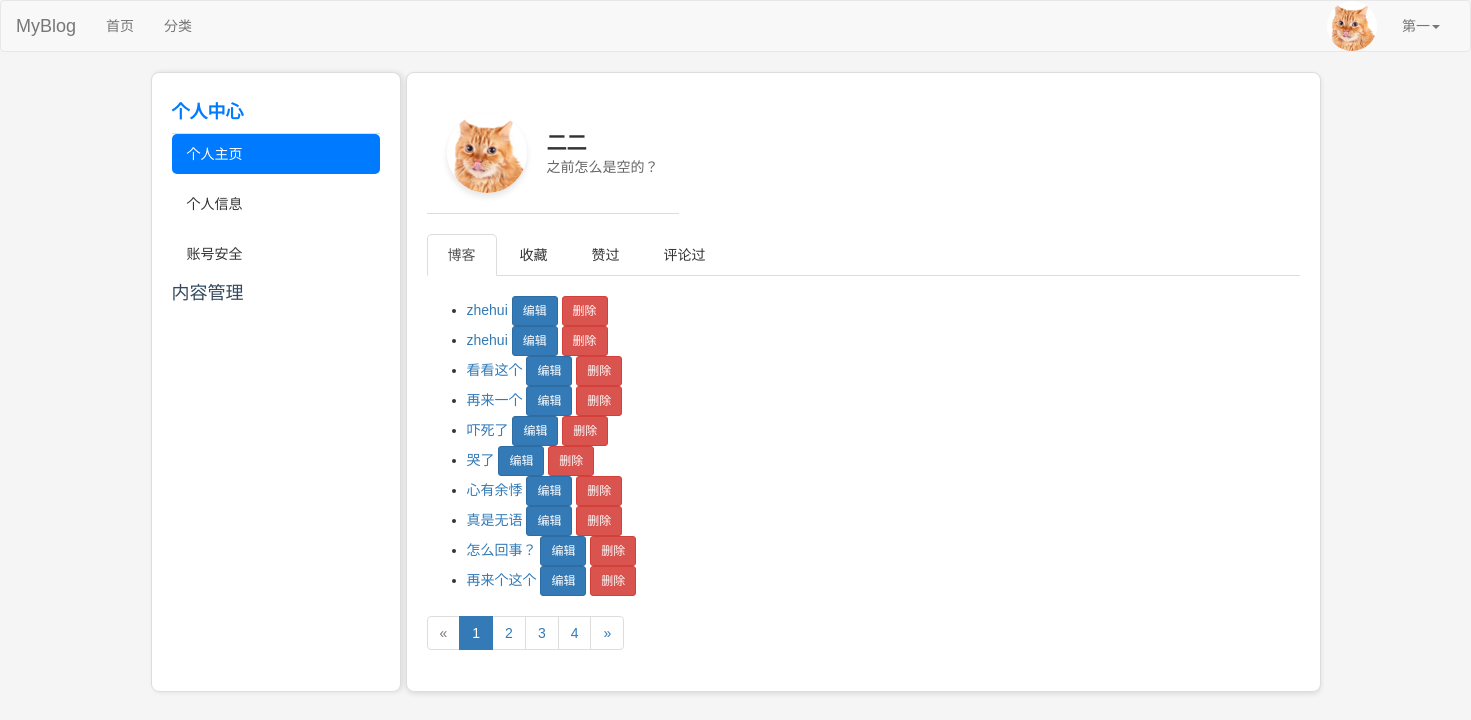
Page /my-posts/ (signed in) on the earlier database version.
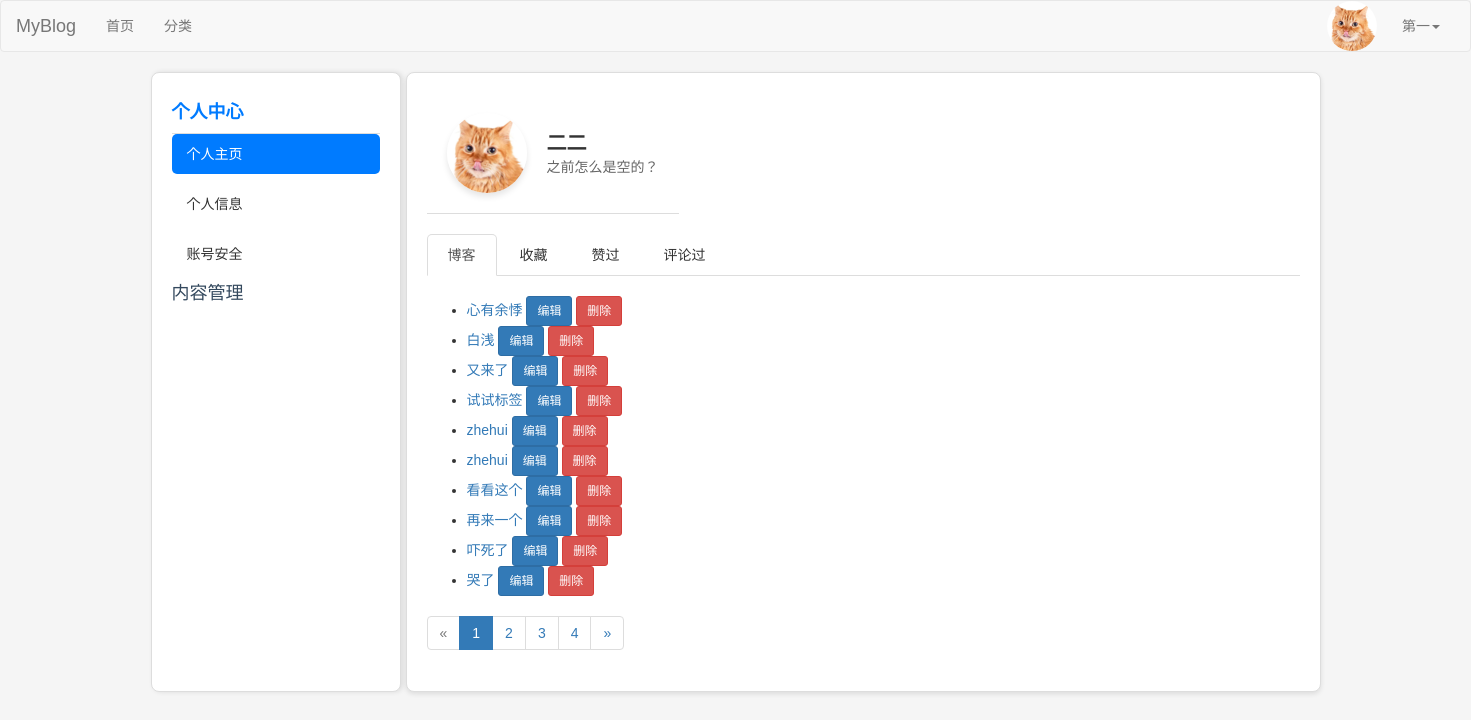
Same page on the later database version.
### blog/models.py (models this page shows, shortened)
class Post(models.Model):
    DRAFT = 'draft'
    PUBLISHED = 'published'
    STATUS_CHOICES = [
        (DRAFT, '草稿'),
        (PUBLISHED, '已发布'),
    ]
    title = models.CharField(max_length=61, verbose_name="文章标题")
    desc = models.TextField(max_length=200, blank=True, default="", verbose_name="文章描述")
    category = models.ForeignKey(Category, on_delete=models.CASCADE, verbose_name="分类")
    content = models.TextField(verbose_name="文章详情")
    tags = models.ManyToManyField(Tag, related_name='posts', verbose_name="文章标签")  # 修改为 ManyToManyField
    owner = models.ForeignKey(User, on_delete=models.CASCADE, verbose_name="作者")
    is_hot = models.BooleanField(default=False, verbose_name='是否热门')
    pv = models.IntegerField(default=0, verbose_name='浏览量')
    add_date = models.DateTimeField(auto_now_add=True, verbose_name="添加时间")
    pub_date = models.DateTimeField(auto_now=True, verbose_name="修改时间")
    status = models.CharField(max_length=10, choices=STATUS_CHOICES, default=DRAFT, verbose_name="状态")
    liked_users = models.ManyToManyField(
        User,
        related_name="liked_posts",
        blank=True,
        verbose_name="点赞用户",
    )
    favorited_users = models.ManyToManyField(
        User,
        related_name="favorited_posts",
        blank=True,
        verbose_name="收藏用户",
    )
    class Meta:
        verbose_name = "文章"
        verbose_name_plural = verbose_name

### blog/views/user.py (the view)
# urls.py: path('my-posts/', user.my_posts, name='my_posts'),
@login_required
def my_posts(request):
    post_list = Post.objects.filter(owner=request.user, status=Post.PUBLISHED).order_by('-pub_date')
    paginator = Paginator(post_list, 10)  # 每页显示5篇文章
    page = request.GET.get('page', 1)  # 获取当前页码
    try:
        posts = paginator.page(page)
    except PageNotAnInteger:
        posts = paginator.page(1)
    except EmptyPage:
        posts = paginator.page(paginator.num_pages)
    return render(
        request,
        'users/my_posts.html',
        {
            'posts': posts,  # 将分页后的文章传递到模板
            'active_menu': 'user-info',  # 设置当前活动的菜单
            'active_link': 'my_posts',  # 设置当前活动的链接
        }
    )

### blog/templates/users/my_posts.html (shortened to what this page needs)
{% extends 'layout/user.html' %}
{% block nav %}
    <ul class="nav nav-tabs">
        <li role="presentation" class="active"><a href="{% url 'blog:my_posts' %}">博客</a></li>
        <li role="presentation"><a href="{% url 'blog:favorited_posts' %}">收藏</a></li>
        <li role="presentation"><a href="{% url 'blog:liked_posts' %}">赞过</a></li>
        <li role="presentation"><a href="{% url 'blog:commented_posts' %}">评论过</a></li>
    </ul>
{% endblock %}
{% block blogs %}
    <div class="container">
        {% if posts %}
            <ul class="post-titles">
                {% for post in posts %}
                    <li>
                        <a href="{% url 'blog:post_detail' post.id %}">{{ post.title }}</a>
                        <span class="operation">
                            <a href="{% url 'blog:edit_post' post.id %}" class="btn btn-primary btn-sm ml-2">编辑</a>
                        <button type="button" class="btn btn-danger btn-sm ml-2" data-toggle="modal" data-target="#deleteModal-{{ post.id }}">删除</button>
                        </span>
                    </li>
                {% endfor %}
            </ul>
        {% else %}
            <p>你还没有发布任何博客。</p>
        {% endif %}
    </div>
    <nav aria-label="Page navigation">
            <ul class="pagination">
                {% if posts.has_previous %}
                    <li>
                        <a href="?page={{ posts.previous_page_number }}" aria-label="Previous">
                            <span aria-hidden="true">«</span>
                        </a>
                    </li>
                {% else %}
                    <li class="disabled">
                        <span aria-hidden="true">«</span>
                    </li>
                {% endif %}
                {% for num in posts.paginator.page_range %}
                    {% if posts.number == num %}
                        <li class="active">
                            <span>{{ num }} <span class="sr-only">(current)</span></span>
                        </li>
                    {% else %}
                        <li>
                            <a href="?page={{ num }}">{{ num }}</a>
                        </li>
                    {% endif %}
                {% endfor %}
                {% if posts.has_next %}
                    <li>
                        <a href="?page={{ posts.next_page_number }}" aria-label="Next">
                            <span aria-hidden="true">»</span>
                        </a>
                    </li>
                {% else %}
                    <li class="disabled">
                        <span aria-hidden="true">»</span>
                    </li>
                {% endif %}
            </ul>
        </nav>
{% endblock %}

Differences in the rows shown:
no longer on this page (row unchanged): Post: title "真是无语"
no longer on this page (row unchanged): Post: title "怎么回事？"
no longer on this page (row unchanged): Post: title "再来个这个"
changed Post "心有余悸": moves up the list
added Post: title "白浅"
added Post: title "又来了"
added Post: title "试试标签"
